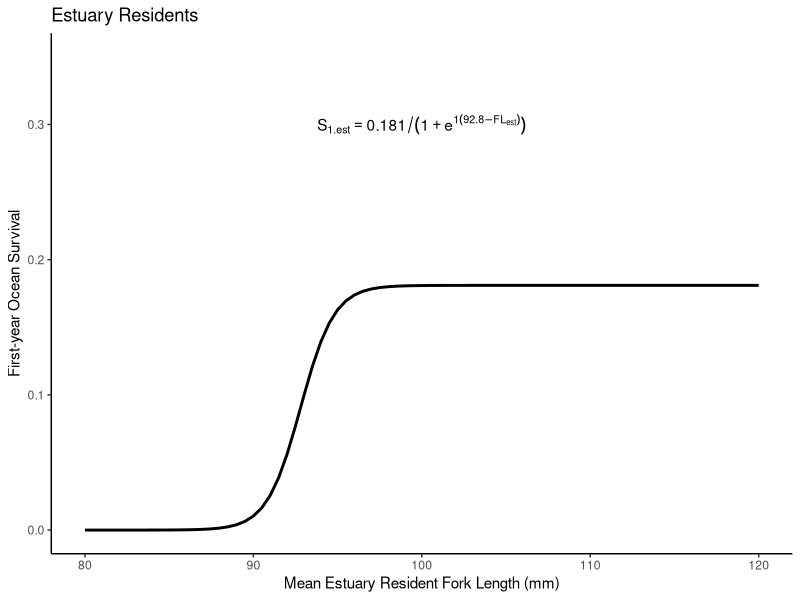
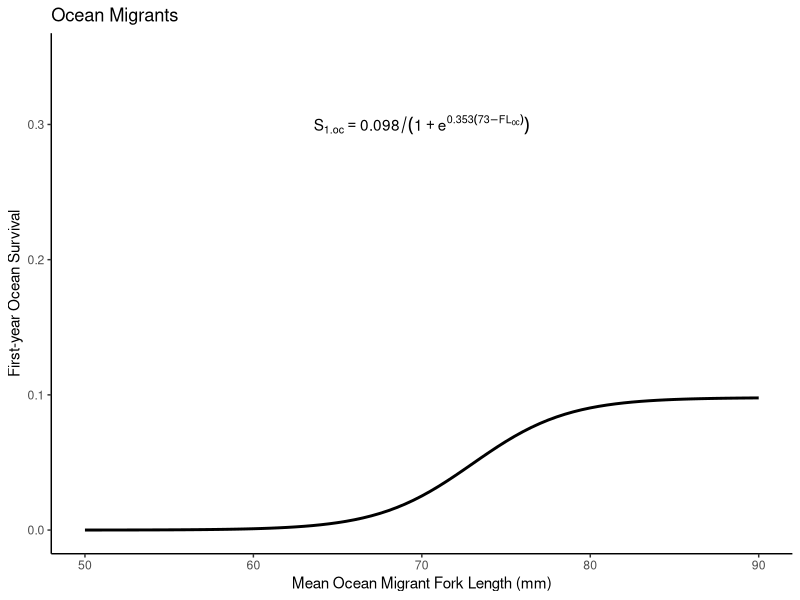

The R source for these figures, in order:
# Chen, E. K., Som, N. A., Deibner-Hanson, J. D., Anderson, D. G., & Henderson, M. J. (2023). A life cycle model for evaluating 
# estuary residency and recovery potential in Chinook salmon. Fisheries Research, 257, 106511.

# Code generated with Gemini 3.1 Pro on 6/11/26 using a custom GEM 'SRF Data Extraction' by AH Fullerton


# Load required libraries
library(ggplot2)
library(dplyr)

# 1. Define extracted parameters
# Estuary Residents
A_est <- 0.181
x_est <- 92.8
c_est <- 1.00

# Ocean Migrants
A_oc <- 0.098
x_oc <- 73.0
c_oc <- 0.353

# 2. Define the ranges for Fork Length (FL) based on Figure 4 x-axes
fl_est <- seq(80, 120, by = 0.5)
fl_oc <- seq(50, 90, by = 0.5)

# 3. Simulate Data using the logistic equations
# Calculate expected survival for Estuary Residents
surv_est <- A_est / (1 + exp(c_est * (x_est - fl_est)))

# Calculate expected survival for Ocean Migrants
surv_oc <- A_oc / (1 + exp(c_oc * (x_oc - fl_oc)))

# 4. Format data for "Extracted Data" output (Long Format)
data_est <- data.frame(
  curve.id = "Estuary_Residents",
  stressor.label = "Mean_Fork_Length",
  stressor.x = fl_est,
  units.x = "mm",
  response.label = "First_Year_Ocean_Survival",
  response.y = surv_est,
  units.y = "proportion",
  plot.type = "curve"
)

data_oc <- data.frame(
  curve.id = "Ocean_Migrants",
  stressor.label = "Mean_Fork_Length",
  stressor.x = fl_oc,
  units.x = "mm",
  response.label = "First_Year_Ocean_Survival",
  response.y = surv_oc,
  units.y = "proportion",
  plot.type = "curve"
)

# Combine datasets
extracted_fig4_data <- rbind(data_est, data_oc)

# Print a sample of the formatted data
print(head(extracted_fig4_data))
# write.csv(extracted_fig4_data, "Figure_4_Simulated_Data.csv", row.names = FALSE)

# 5. Plotting Figure 4 Recreations
# Recreate Figure 4 (Left) - Estuary Residents
plot_est <- ggplot(data_est, aes(x = stressor.x, y = response.y)) +
  geom_line(size = 1) +
  theme_classic() +
  scale_y_continuous(limits = c(0, 0.35), breaks = seq(0, 0.3, by = 0.1)) +
  labs(title = "Estuary Residents",
       x = "Mean Estuary Resident Fork Length (mm)",
       y = "First-year Ocean Survival") +
  annotate("text", x = 100, y = 0.30, 
           label = "S['1.est'] == 0.181 / (1 + e^{1.00*(92.8 - FL[est])})", parse = TRUE)

# Recreate Figure 4 (Right) - Ocean Migrants
plot_oc <- ggplot(data_oc, aes(x = stressor.x, y = response.y)) +
  geom_line(size = 1) +
  theme_classic() +
  scale_y_continuous(limits = c(0, 0.35), breaks = seq(0, 0.3, by = 0.1)) +
  labs(title = "Ocean Migrants",
       x = "Mean Ocean Migrant Fork Length (mm)",
       y = "First-year Ocean Survival") +
  annotate("text", x = 70, y = 0.30, 
           label = "S['1.oc'] == 0.098 / (1 + e^{0.353*(73.0 - FL[oc])})", parse = TRUE)

# Display plots
print(plot_est)
print(plot_oc)
